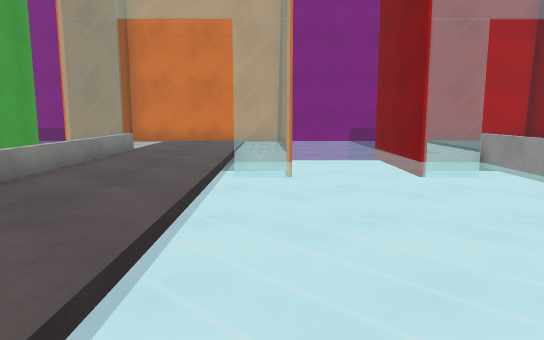
View 1 (above)

24 first-person views from a walk through a scene from a Unity 3-D project. The camera is 1.3 m above the floor, tilts 8° down and sees 70° across. The floor is counted in squares, 1 m on a side. Each view is taken from the middle of a square. On the plan, view 1 faces up. The plan holds only what a view shows up to about 16 squares ahead; the rest is blank. The place goes on beyond the plan. Surface patterns are stand-ins for the level's own textures.

View 2
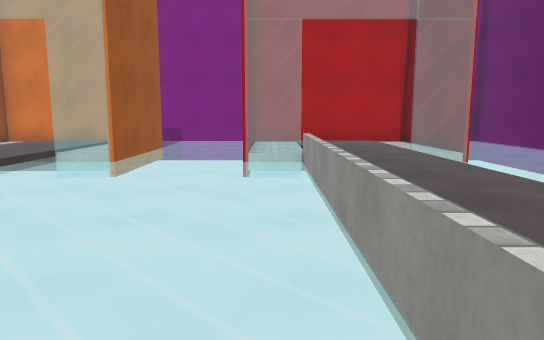

View 3
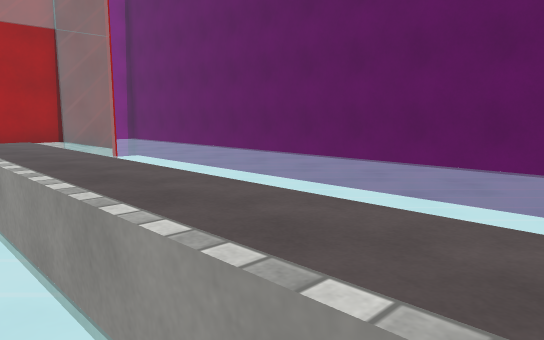

View 4
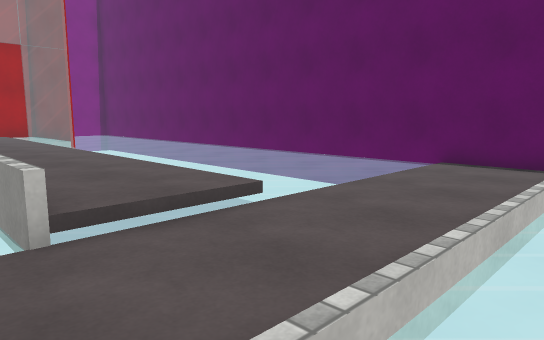

View 5
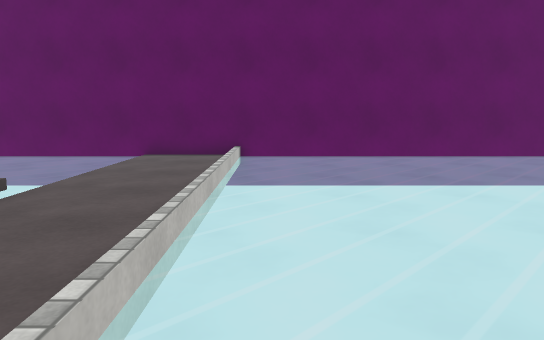

View 6
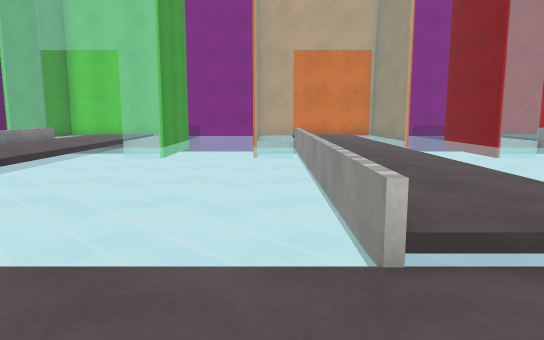

View 7
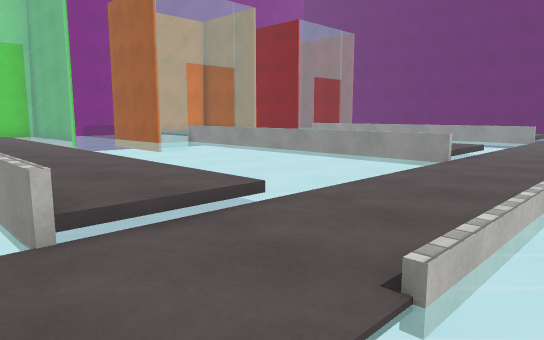

View 8
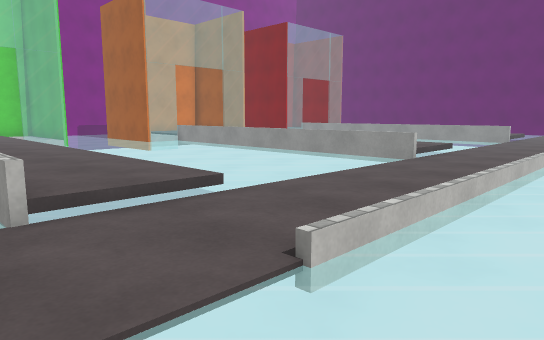

View 9
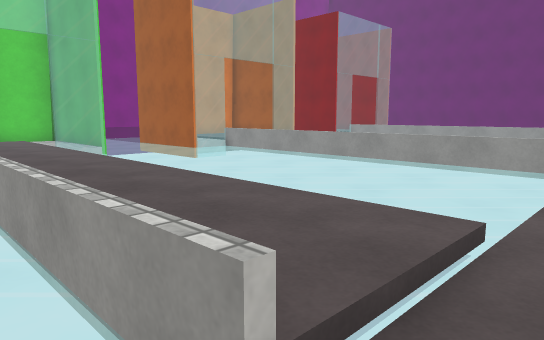

View 10
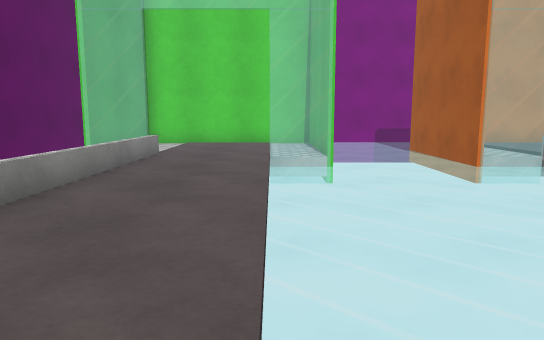

View 11
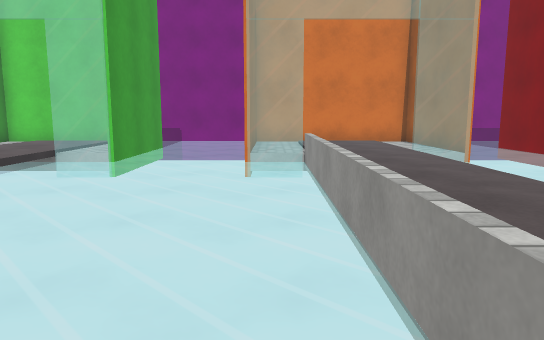

View 12
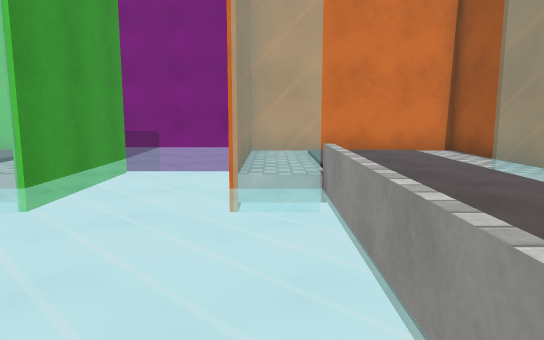

View 13
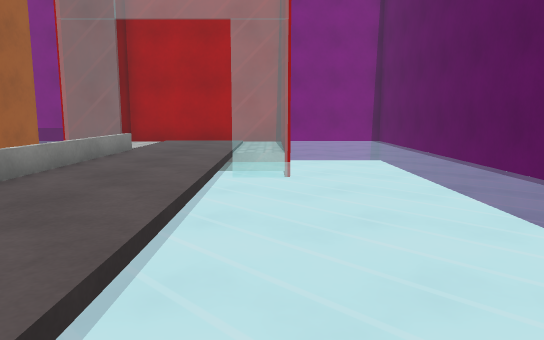

View 14
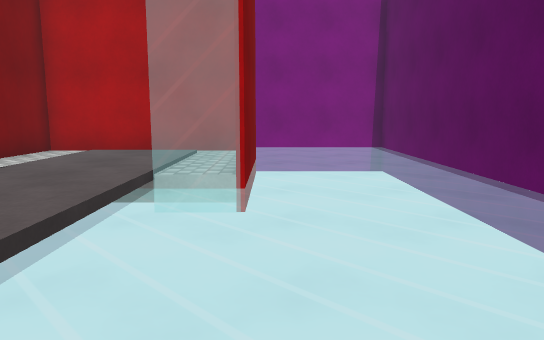

View 15
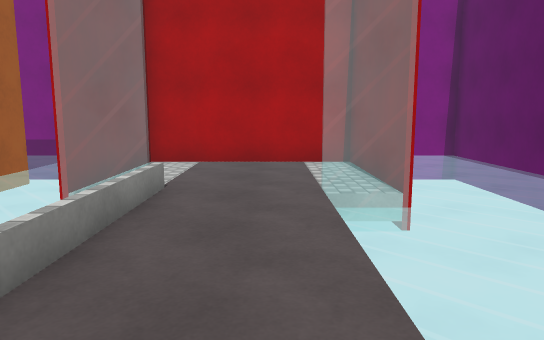

View 16
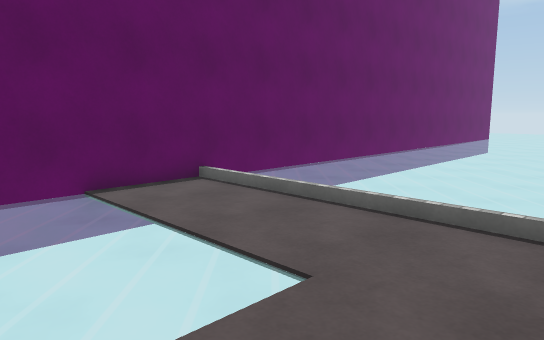

View 17
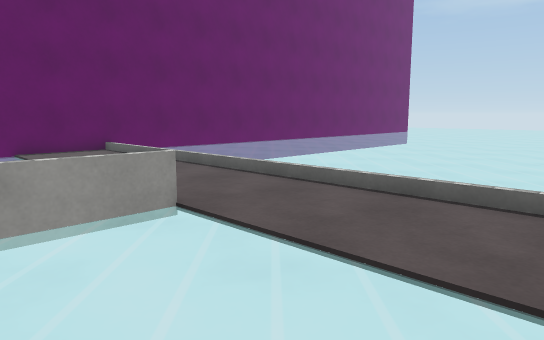

View 18
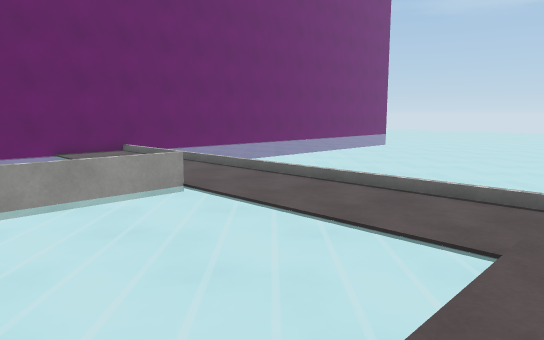

View 19
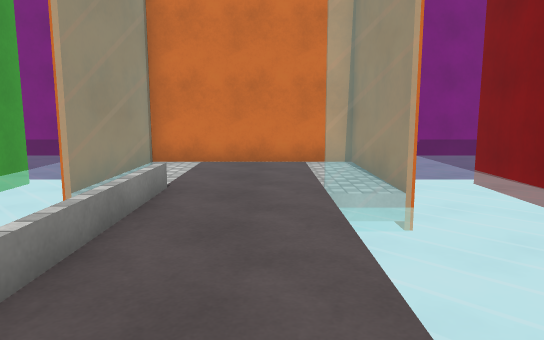

View 20
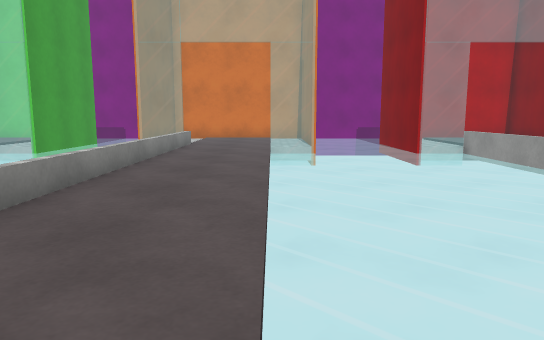

View 21
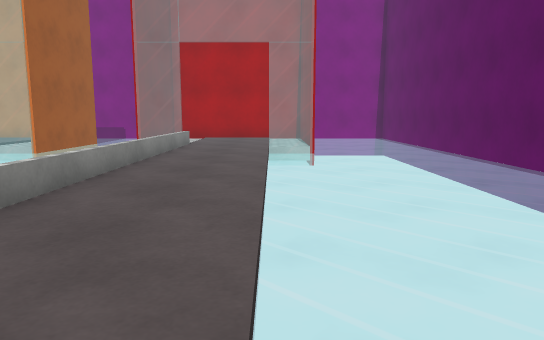

View 22
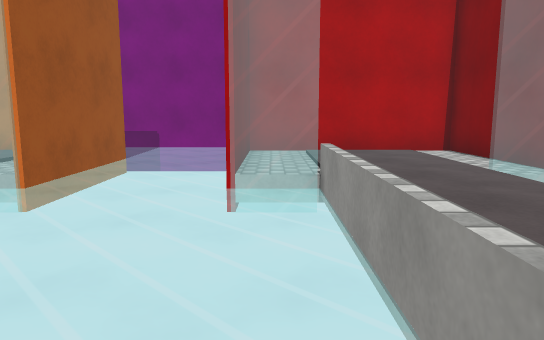

View 23
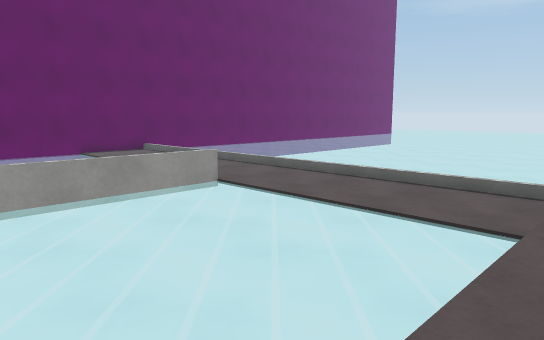

View 24
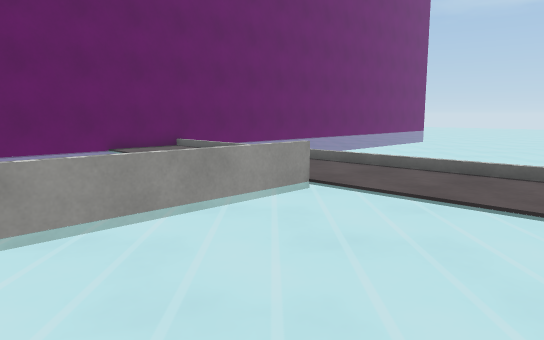

### Floor plan
Key: @ floor where view 1 was taken; # wall or solid block; . main floor; - floor 0.25 m lower than the main floor; : floor 0.5 m higher than the main floor; / step, stairs or slope; = window, fence, low wall or low ledge.
Columns run from 16 left of view 1 to 16 right of it. Each row starts with its distance up from view 1.
 20     ######    #########   #######
 19                                 #
 18                                 #
 17                                 #
 16 ########  ########  #######     #
 15 #.  ...#  #......#  #.....#     #
 14 #......#  #......#  #.....#     #
 13 # .....#  #......#  #.....#     #
 12 # .....#  #......#  #.....#     #
 11 #==..==#  #==..==#  #==..==     #
 10   =../      =../      =../      #
  9   :../      :../      :../      #
  8   :../      :../      :../      #
  7   :../      :../      :../      #
  6   :../      :../      :../      #
  5   :../      :../      :../      #
  4    ../     -:../ -   -:../ -    #
  3   :../      :../      :../      #
  2   :../      :../      :../      #
  1   :../      :../ -    :../      #
  0   :../     -:../@    -:../-     #
 -1   :../      :../      :../      #
 -2   =///------=///------////------#
 -3  -------------------------------#
 -4  -------------------------------#
 -5  ---////////// /////////////////#
 -6  -                 - -          #
 -7  -                              #
 -8                                 #
 -9                                 #
-10                                 #
-11                                 #
-12                                 #
-13                                 #
-14                                 #
-15                                 #

Where each view was taken, in squares from view 1:
view 1: 0 up, 0 right, facing up
view 2: 0 up, 5 right, facing up
view 3: 2 down, 5 right, facing up-right
view 4: 6 down, 5 right, facing up-right
view 5: 6 down, 3 right, facing right
view 6: 5 down, 5 left, facing up
view 7: 6 down, 15 left, facing up-right
view 8: 7 down, 15 left, facing up-right
view 9: 3 down, 15 left, facing up-right
view 10: 1 up, 11 left, facing up
view 11: 0 up, 5 left, facing up
view 12: 4 up, 5 left, facing up
view 13: 0 up, 10 right, facing up
view 14: 4 up, 11 right, facing up
view 15: 4 up, 8 right, facing up
view 16: 1 up, 7 right, facing down-right
view 17: 1 up, 1 right, facing down-right
view 18: 3 up, 2 left, facing down-right
view 19: 4 up, 2 left, facing up
view 20: 3 down, 1 left, facing up
view 21: 3 down, 9 right, facing up
view 22: 4 up, 5 right, facing up
view 23: 4 up, 2 left, facing down-right
view 24: 4 up, 1 right, facing down-right
